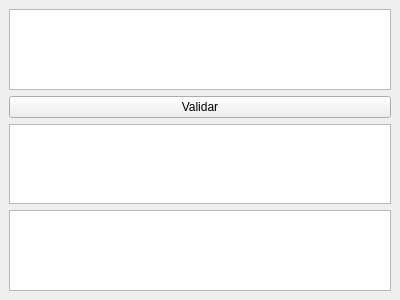
<?xml version="1.0" encoding="UTF-8"?>
<ui version="4.0">
 <class>MainWindow</class>
 <widget class="QMainWindow" name="MainWindow">
  <property name="geometry">
   <rect>
    <x>0</x>
    <y>0</y>
    <width>400</width>
    <height>300</height>
   </rect>
  </property>
  <property name="windowTitle">
   <string>MainWindow</string>
  </property>
  <widget class="QWidget" name="centralwidget">
   <layout class="QVBoxLayout" name="verticalLayout">
    <item>
     <widget class="QPlainTextEdit" name="plainTextEdit"/>
    </item>
    <item>
     <widget class="QPushButton" name="pushButton">
      <property name="text">
       <string>Validar</string>
      </property>
     </widget>
    </item>
    <item>
     <widget class="QTextEdit" name="resultadoTextEdit"/>
    </item>
    <item>
     <widget class="QTextEdit" name="pasosTextEdit"/>
    </item>
   </layout>
  </widget>
 </widget>
 <resources/>
 <connections/>
</ui>
